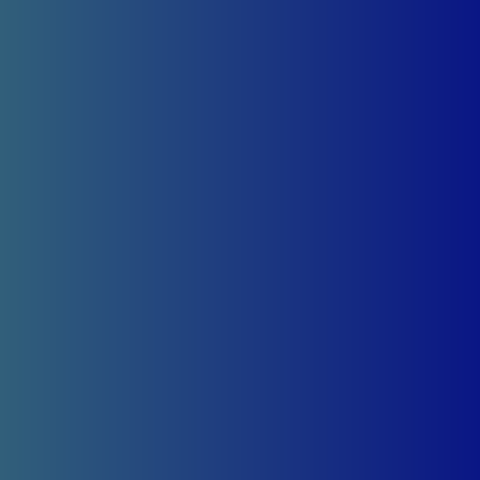
Frame 1 (no input)
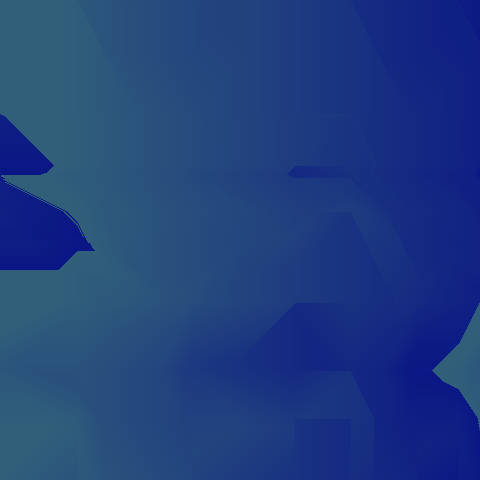
Frame 60 (the mouse pressed at the canvas centre just before this capture)
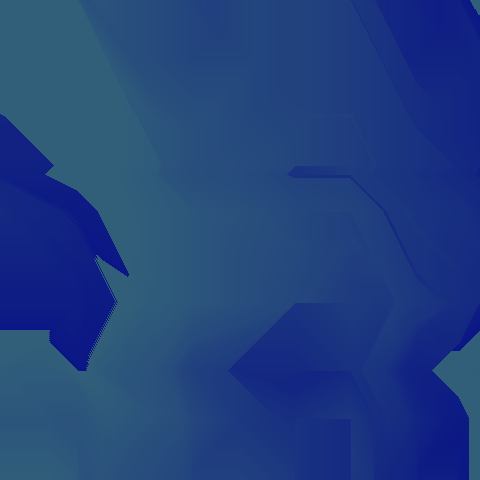
Frame 120 (the mouse held since frame 60 and released just before this capture)

The Processing sketch that drew these frames (run headless with seeded random() and noise(); from frame 60 on, the mouse is pressed at the canvas centre):

// Processing sketch: intersections
// ── intersections.pde
// canvas dimensions
int w = 480;
int h = 480;
VectorMatrix matrix;
PGraphics lines;
PImage buffer;

void setup() {
  surface.setSize(w, h);
  matrix = new VectorMatrix(w, h);
  
  for (int x = 0; x < w; ) {
    int cols = round(random(1, round(w/4.0)));
    int end = constrain(x+cols, x, w);
    matrix.updateColumns(x, end, new PVector(0, random(-2, 2)));
    x = end;
  }
  
  for (int y = 0; y < h; ) {
    int rows = round(random(1, round(h/4.0)));
    int end = constrain(y+rows, y, h);
    matrix.updateRows(y, end, new PVector(random(-2, 2), 0));
    y = end;
  }
  
  if(random(1.0) < 0.01 ){
    lines = generateLines(w, h, round(random(1, 4)), random(1.0) < 0.5, random(1.0) < 0.1);
  } else {
    color a = color(round(random(255)),round(random(255)),round(random(255)));
    color b = color(round(random(255)),round(random(255)),round(random(255)));
    lines = generateGradient(w, h, a,b, random(1.0) < 0.5, random(1.0) < 0.1);
  }
  buffer = lines.copy();
}

void draw() {
  image(buffer, 0, 0);
  buffer = matrix.smearImage(buffer);
}


PGraphics generateLines(int _w, int _h, int _div, boolean _horizontal, boolean _diagonal) {
  PGraphics graphics = createGraphics(_w, _h);
  graphics.noSmooth();
  graphics.beginDraw();
  graphics.background(255);
  graphics.stroke(0);
  graphics.strokeWeight(1);
  boolean toggle = false;
  if (_horizontal) {
    for (int i = 0; i < _h; i++) {
      if (toggle) graphics.line(0, i, _w, i);
      if ((i+1) % _div == 0) {
        toggle = !toggle;
      }
    }
    if (_diagonal){
      graphics.loadPixels();
      color[] buffer = graphics.pixels.clone();
      for (int x = 0; x < _w; x++) {
        for (int y = 0; y < _h; y++) {
          buffer[_w*y+x] = graphics.pixels[_w*((y+x)%_h)+x];
        }
      }
      graphics.pixels = buffer.clone();
      graphics.updatePixels();
    }
  } else {
    for (int i = 0; i < _w; i++) {
      if (toggle) graphics.line(i, 0, i, _h);
      if ((i+1) % _div == 0) {
        toggle = !toggle;
      }
    }
    if(_diagonal){
    graphics.loadPixels();
      color[] buffer = graphics.pixels.clone();
      for (int y = 0; y < _h; y++) {
        for (int x = 0; x < _w; x++) {
          buffer[_w*y+x] = graphics.pixels[_w*y+((x-y)%_w)];
        }
      }
      graphics.pixels = buffer.clone();
      graphics.updatePixels();
    }
  }
  graphics.endDraw();
  return graphics;
}

PGraphics generateGradient(int _w, int _h, color _a, color _b, boolean _horizontal, boolean _diagonal) {
  PGraphics graphics = createGraphics(_w, _h);
  graphics.noSmooth();
  graphics.beginDraw();
  graphics.background(255);
  graphics.strokeWeight(1);
  if (_horizontal) {
    for (int i = 0; i < _h; i++) {
      graphics.stroke(lerpColor(_a,_b,i/float(_h)));
      graphics.line(0, i, _w, i);
    }
    if (_diagonal){
      graphics.loadPixels();
      color[] buffer = graphics.pixels.clone();
      for (int x = 0; x < _w; x++) {
        for (int y = 0; y < _h; y++) {
          buffer[_w*y+x] = graphics.pixels[_w*((y+x)%_h)+x];
        }
      }
      graphics.pixels = buffer.clone();
      graphics.updatePixels();
    }
  } else {
    for (int i = 0; i < _w; i++) {
     graphics.stroke(lerpColor(_a,_b,i/float(_w))); 
     graphics.line(i, 0, i, _h);
    }
    if(_diagonal){
      graphics.loadPixels();
      color[] buffer = graphics.pixels.clone();
      for (int y = 0; y < _h; y++) {
        for (int x = 0; x < _w; x++) {
          buffer[_w*y+x] = graphics.pixels[_w*y+((x-y)%_w)];
        }
      }
      graphics.pixels = buffer.clone();
      graphics.updatePixels();
    }
  }
  graphics.endDraw();
  return graphics;
}


class VectorMatrix {
  int width;
  int height;
  DirectionVector[][] vectors;

  VectorMatrix(int _width, int _height) {
    this.width = _width;
    this.height = _height;
    this.initDirectionVectors();
  }

  PImage smearImage(PImage _image) {
    PImage buffer = _image.copy();
    _image.loadPixels();
    buffer.loadPixels();
    for (int y = 0; y < this.height; y++) {
      for (int x = 0; x < this.width; x++) {
        int x2 = (int(x + this.vectors[x][y].direction.x) + this.width) % this.width;
        int y2 = (int(y + this.vectors[x][y].direction.y) + this.height) % this.height;
        buffer.pixels[buffer.width*y+x] = _image.pixels[_image.width*y2+x2];
      }
    }
    buffer.updatePixels();
    return buffer;
  }

  DirectionVector[][] initDirectionVectors() {
    println("initTheMatrix");
    this.vectors = new DirectionVector[this.width][this.height];
    for (int y = 0; y < this.height; y++) {
      for (int x = 0; x < this.width; x++) {
        this.vectors[x][y] = new DirectionVector(x, y);
      }
    }
    return this.vectors;
  }

  DirectionVector[][] randomizeDirectionVectors(float _mag) {
    for (int y = 0; y < this.height; y++) {
      for (int x = 0; x < this.width; x++) {
        this.vectors[x][y].setDirection(PVector.random2D().setMag(_mag));
      }
    }
    return this.vectors;
  }

  DirectionVector[][] updateColumns(int _start, int _end, PVector _vector) {
    for (int x = _start; x < _end; x++) {
      this.updateColumn(x, _vector);
    }
    return this.vectors;
  }

  DirectionVector[][] updateColumn(int _col, PVector _vector) {
    if (_col >= 0 && _col < this.width) {
      for (int y = 0; y < this.height; y++) {
        this.vectors[_col][y].addDirection(_vector);
      }
    }
    return this.vectors;
  }

  DirectionVector[][] updateRows(int _start, int _end, PVector _vector) {
    for (int y = _start; y < _end; y++) {
      this.updateRow(y, _vector);
    }
    return this.vectors;
  }

  DirectionVector[][] updateRow(int _row, PVector _vector) {
    if (_row >= 0 && _row < this.height) {
      for (int x = 0; x < this.width; x++) {
        this.vectors[x][_row].addDirection(_vector);
      }
    }
    return this.vectors;
  }
}

class DirectionVector {
  PVector position;
  PVector direction;

  DirectionVector(int _x, int _y) {
    this.position = new PVector(_x, _y);
    this.direction = new PVector();
  }

  PVector addDirection(PVector _direction) {
    this.direction.x += _direction.x;
    this.direction.y += _direction.y;
    return this.direction;
  }

  PVector setDirection(PVector _direction) {
    this.direction = _direction.copy();
    return this.direction;
  }
}
